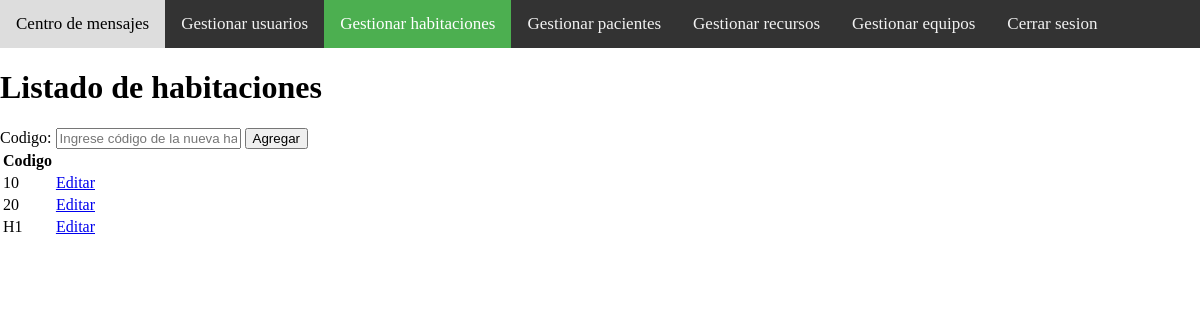
/src/views/habitacion/habitaciones.php (signed in), run on the app's committed database.
### tables this page shows
CREATE TABLE `habitaciones` (
  `id` int(11) NOT NULL,
  `codigo` varchar(45) NOT NULL
);

### src/services/HabitacionService.php (called while the page is built, shortened)
<?php
    include_once dirname(__DIR__).'../model/DB.php';
    include_once dirname(__DIR__).'../model/Habitacion.php';
    class HabitacionService{
        public function getAll(){
            $habitaciones = [];
            $db = new DB();
            $db->connect();
            $resultado = $db->query("SELECT * FROM Habitaciones");
            while( $fila = mysqli_fetch_array($resultado) ){
                $habitacion = new Habitacion($fila['id'],$fila['codigo']);
                array_push($habitaciones, $habitacion);
            }
            return $habitaciones;
        }
    }
?>

### src/model/DB.php (called while the page is built, shortened)
<?php
    class DB{
        private $connection;
        public function connect(){
            $con = mysqli_connect(HOST_DB,USUARIO_DB,USUARIO_PASS, NOMBRE_DB);
            if( mysqli_connect_errno()){
                throw new Exception ('Error en la conexion: '.mysqli_connect_error());
            }else{
                $this->connection = $con;
            }
        }
        public function query($query){
            $resultado = mysqli_query($this->connection, $query);
            return $resultado;
        }
    }
?>

### src/model/Habitacion.php (called while the page is built, shortened)
<?php
    class Habitacion{
        private $id;
        private $codigo;
        public function __construct($id, $codigo)
        {
            $this->id = $id;
            $this->codigo = $codigo;
        }
        public function getId(){
            return $this->id;
        }
        public function getCodigo(){
            return $this->codigo;
        }
    }
?>

### src/views/habitacion/habitaciones.php (the view, shortened to what this page needs)
<?php
    include_once '../../services/HabitacionService.php';
    $servicioHabitacion = new HabitacionService();
?>
<!DOCTYPE html>
<html lang="en">
<head>
    <link rel="stylesheet" href="../../resources/barra-navegacion.css">
</head>
<body>
<div class="topnav">
        <a href="../administrador/centro-mensajes.php">Centro de mensajes</a>
        <a href="../usuario/listado.php">Gestionar usuarios</a>
        <a class="active" href="../habitacion/habitaciones.php">Gestionar habitaciones</a>
        <a href="../paciente/pacientes.php">Gestionar pacientes</a>
        <a href="../recurso/gestionar.php">Gestionar recursos</a>
        <a href="../equipos/gestionar-equipos.php">Gestionar equipos</a>
        <a href="../usuario/logout.php" >Cerrar sesion</a>
</div>
        <h1>Listado de habitaciones</h1>
        <form method="POST" action="<?=$_SERVER['PHP_SELF'];?>" >
            Codigo: <input type="text" name="codigo" placeholder="Ingrese código de la nueva habitación">
            <input type="submit" value="Agregar">
        </form>
        <table class="table table-light">
        <thead class="thead-light">
            <tr>
                <th>Codigo</th>
            </tr>
        </thead>
        <tbody>
                <?php
                    $str_datos = "";
                    foreach ($servicioHabitacion->getAll() as $i => $habitacion) {
                        $str_datos.= "<tr>";
                        $str_datos.= "<td>".$habitacion->getCodigo()."</td>";
                        $str_datos.= "<td><a href='../cama/camas.php?habitacion=". $habitacion->getId()."'>Editar</a></td>";
                        $str_datos.= "</tr>";
                    }
                    echo $str_datos;
                ?>
        </tbody>
    </table>
</body>
</html>

### src/resources/barra-navegacion.css (style rules this page uses)
body { margin: 0; }
.topnav { overflow: hidden; background-color: #333; }
.topnav a { float: left; color: #f2f2f2; text-align: center; padding: 14px 16px; text-decoration: none; font-size: 17px; }
.topnav a.active { background-color: #4CAF50; color: white; }

### data on the page
habitaciones: codigo "10"
habitaciones: codigo "20"
habitaciones: codigo "H1"
